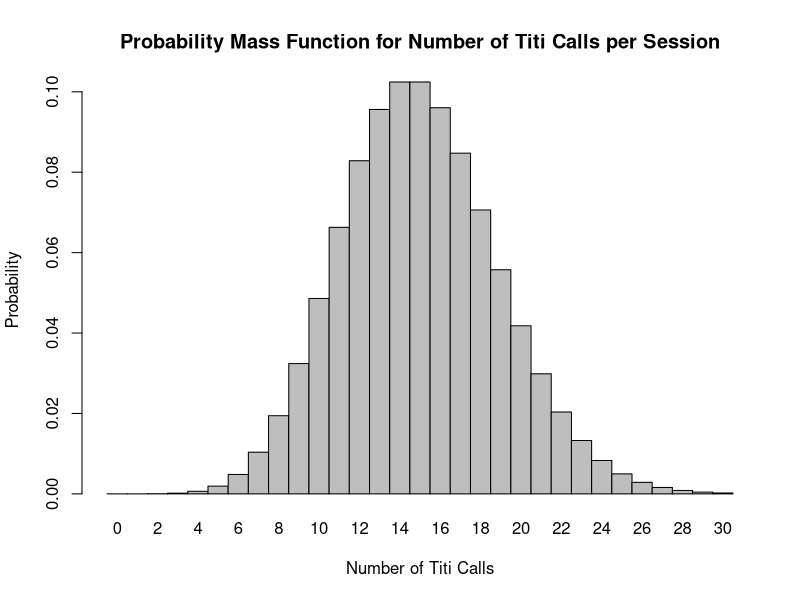
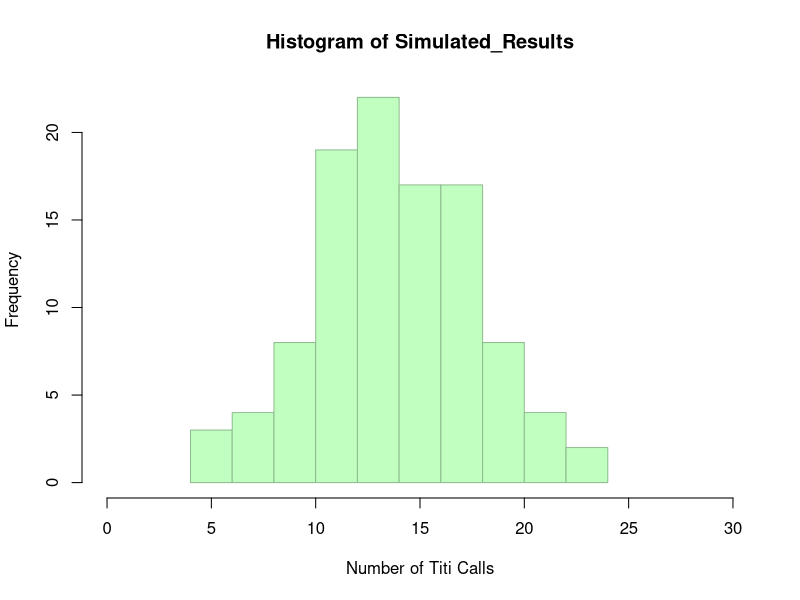

R code for these plots, in order:
## ---- chunk 1
ppois(8, 15, lower = FALSE)
## ---- chunk 2
ppois(0, 15)
## ---- chunk 3
dpois(3, 15)
## ---- chunk 4
x <- 0:30 #specifies the probset should include results from values of x from 0 to 30. 

l = 15 #the average number of events per session.

probset <- dpois(x = x, lambda = l) #defines probset as values of dpois for x = 0:30 (as previously defined) and lambda = 15.

barplot(probset, names.arg = x, space = 0, xlab = "Number of Titi Calls", ylab = "Probability", main = "Probability Mass Function for Number of Titi Calls per Session") #creates a barplot of the probset
## ---- chunk 5
rp <- rpois(104, 15)
rp
## ---- chunk 6
Simulated_Results <- rpois(104, 15)
hist(x = Simulated_Results, xlim = c(0,30), col = "darkseagreen1", border = "darkseagreen", ylab = "Frequency", xlab = "Number of Titi Calls")
